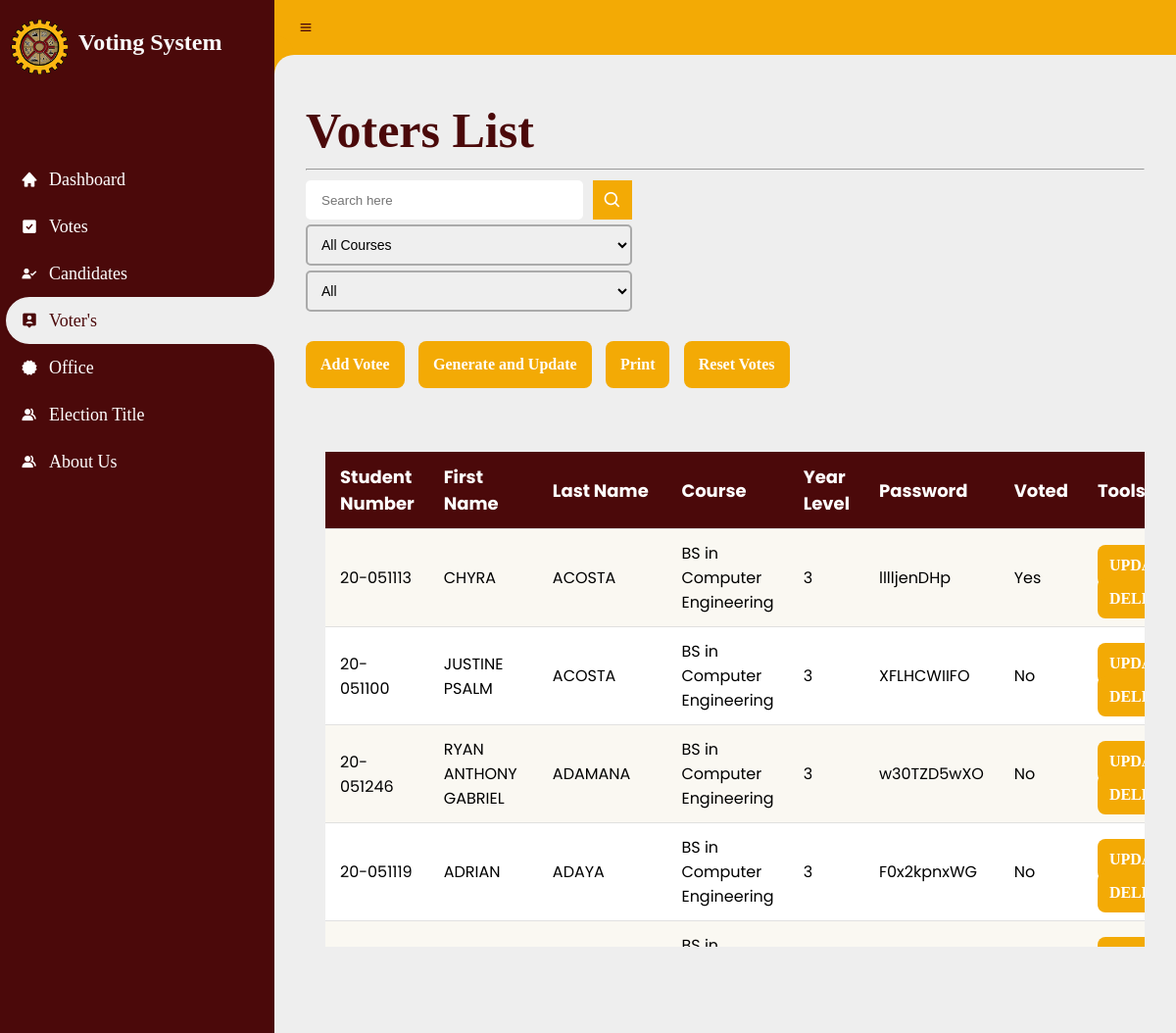
The page /Admin/Voters.php on the database as committed earlier.
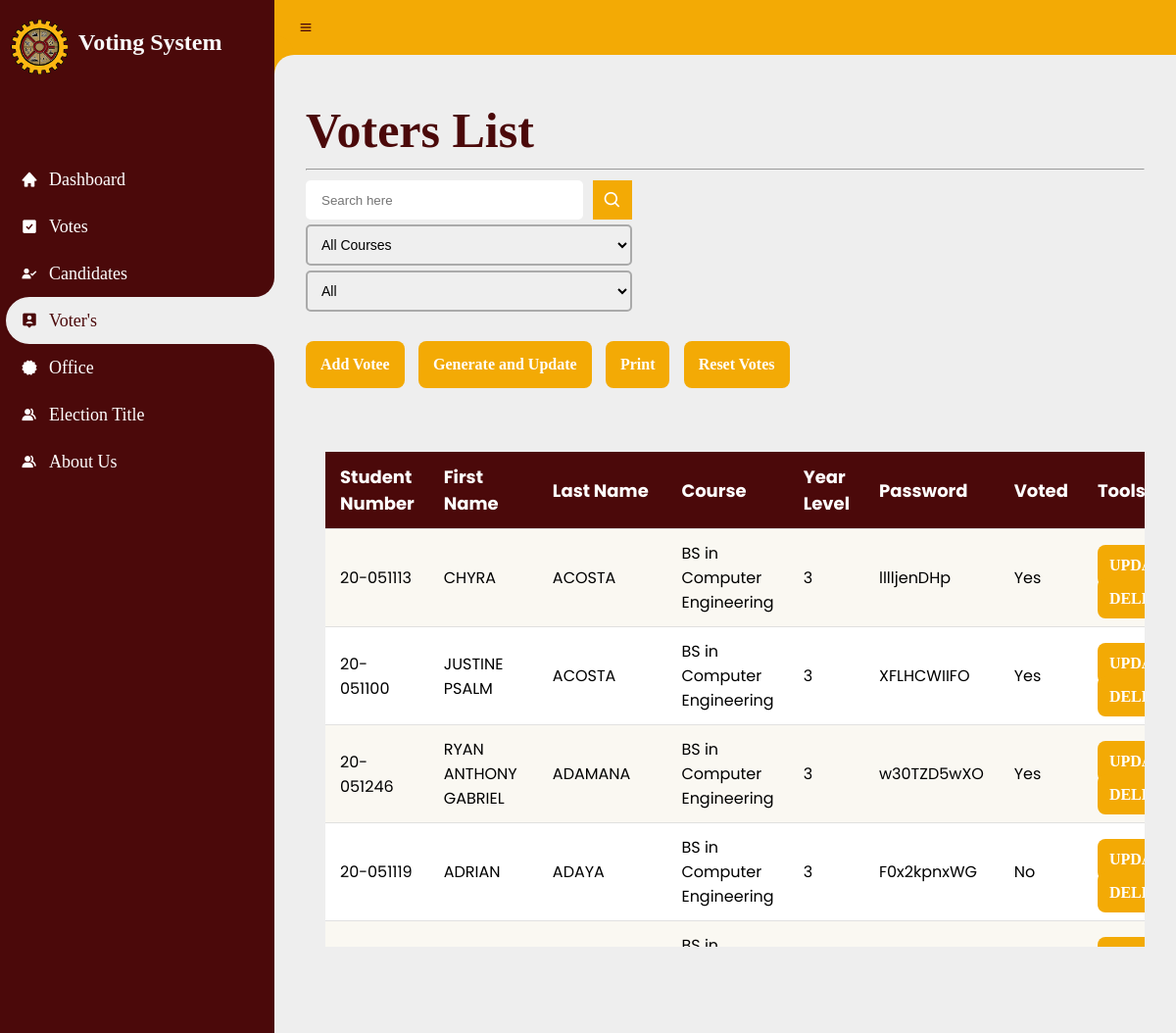
The same page on the database as committed later.
### tables this page shows
CREATE TABLE `voters` (
  `id` int(11) NOT NULL,
  `first_name` varchar(20) DEFAULT NULL,
  `last_name` varchar(10) DEFAULT NULL,
  `student_number` varchar(9) DEFAULT NULL,
  `course` varchar(150) DEFAULT NULL,
  `year_level` int(11) DEFAULT NULL,
  `password` varchar(15) NOT NULL,
  `voted` varchar(11) DEFAULT NULL
);

### Admin/Voters.php (the view, shortened to what this page needs)
<?php include '../connection.php';?>
<!DOCTYPE html>
<html lang="en">
<head>
	<link href='https://unpkg.com/boxicons@2.0.9/css/boxicons.min.css' rel='stylesheet'>
	<link rel="stylesheet" href="../style3.css">
</head>
<body>
	<section id="sidebar">
		<a href="#" class="brand">
			<i class='bx bxs'> <img class= "logo-img" src = "../Img/COE.png" width=60px height=60px></i>
			<span class="text">Voting System</span>
		</a>
		<ul class="side-menu top">
			<li>
				<a href="index.php">
					<i class='bx bxs-home' ></i>
					<span class="text">Dashboard</span>
				</a>
			</li>
			<li>
				<a href="Votes.php">
					<i class='bx bxs-check-square' ></i>
					<span class="text">Votes</span>
				</a>
			</li>
			<li>
				<a href="Candidates.php">
					<i class='bx bxs-user-check' ></i>
					<span class="text">Candidates</span>
				</a>
			</li>
			<li class="active">
				<a href="Voters.php">
					<i class='bx bxs-user-pin' ></i>
					<span class="text">Voter's</span>
				</a>
			</li>
			<li>
				<a href="Position.php">
					<i class='bx bxs-certification'></i>
					<span class="text">Office</span>
				</a>
			</li>
			<li>
				<a href="Election-Title.php">
					<i class='bx bxs-group' ></i>
					<span class="text">Election Title</span>
				</a>
			</li>
			<li>
				<a href="About_Us.php">
					<i class='bx bxs-group' ></i>
					<span class="text">About Us</span>
				</a>
			</li>
		</ul>
	</section>
	<section id="content">
		<nav>
			<i class='bx bx-menu'></i>
			<form action="#">
				<div class="form-input">
				</div>
			</form>
		</nav>
		<main>
			<div class="container-Dashboard" id="Dashboard">
				<div class="head-title">
					<div class="left">
						<h1>Voters List</h1><hr>
					</div>
				</div>
			<div class= sel-container>
				<form action="#" id="search-form">
    				<div class="form-input">
    					<div class = "search">
        					<input type="text" id="search-input" placeholder="Search here">
        					<button type="submit" class="search-btn"><i class='bx bx-search'></i></button>
        				</div>
				        <select id="course-filter">
				            <option value="All Courses">All Courses</option>
				        </select>
				        <select id="voted-filter">
				            <option value="All">All</option>
				        </select>
    				</div>
				</form>
	    	</div>
				<div class = "candidates">
					<button class = "btn_addCandidates" id="pop-upButton"> Add Votee </button>
					<button  class = "btn_prtCandidates" onclick="generateRandomCharacters()">Generate and Update</button>
					<button class="btn_prtCandidates" onclick="printTable()">Print</button>
					<form method="POST" class="reset-btn">
						<button class = "btn_addCandidates" name="reset" class="btn_addCandidates-2" onclick="return confirm('Are you sure you want to reset the voters?')"> Reset Votes </button>
					</form>
				</div>
			<div class="table-info">
				<table id="user-table"class= "content-table">
					<thead>
						<tr>
							<th>Student Number</th>
							<th>First Name</th>
							<th>Last Name</th>
							<th>Course</th>
							<th>Year Level</th>
							<th>Password</th>
							<th>Voted</th>
							<th>Tools</th>
						</tr>
					</thead>
					<tbody>
						<tr>
					<?php
                    $sql = "SELECT * FROM voters";
                    $res = mysqli_query($conn, $sql) ;
                    $count = mysqli_num_rows($res);
                    if ($count>0) {
                    	while ($row=mysqli_fetch_assoc($res))
					{
						$id = $row['id'];
						$student_number = $row['student_number'];
						$firstname = $row['first_name'];
     					$lastname = $row['last_name'];
     					$course = $row['course'];
     					$year_level = $row['year_level'];
     					$password = $row['password'];
						$voted = $row['voted'];
     					?>
     					<tr class="data-row">
     						<td><?php echo $student_number;?></td>
     						<td><?php echo $firstname;?></td>
     						<td><?php echo $lastname;?></td>
     						<td><?php echo $course;?></td>
     						<td><?php echo $year_level;?></td>
     						<td><?php echo $password;?></td>
							<td><?php echo $voted;?></td>
     						<td>
     							<?php
							    echo '<button id="pop-upButton' . $id . '" data-bookId="' . $id . '" class="update_vote")">UPDATE</button>';
							?>
     							<a href="voters_delete.php?id=<?php echo $id; ?>" id="<?php echo $id; ?>" class="btn_addCandidates-2" onclick="return confirm('Are you sure you want to delete this Voter?')">DELETE</a>
     						</td>
     					</tr>
     					<?php
     				}
               }
  ?>
						</tbody>
				</table>
			</div>
		</main>
	</section>
</body>
</html>
</body>
</html>

Rows that differ between the two databases and show on the page:
changed voters "JUSTINE PSALM": voted "No" → "Yes"
changed voters "RYAN ANTHONY GABRIEL": voted "No" → "Yes"
